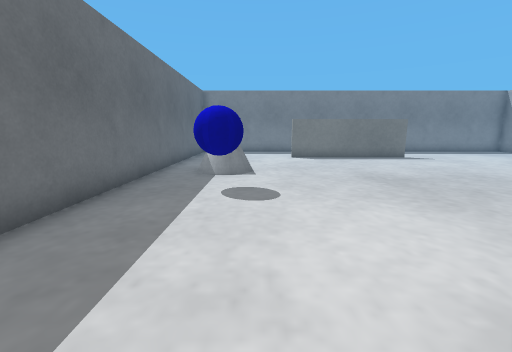
[1] (above)

14 first-person views from a walk through a Webots world. The camera is 0.07 m above the floor, tilts 10° down and sees 90° across. The floor is counted in squares, 0.05 m on a side. Each view is taken from the middle of a square. On the plan, view 1 faces up. The plan holds only what a view shows up to about 13 squares ahead; the rest is blank. The robots in the file are not drawn. Webots' stock objects and surfaces are drawn as simple stand-ins.

[2]
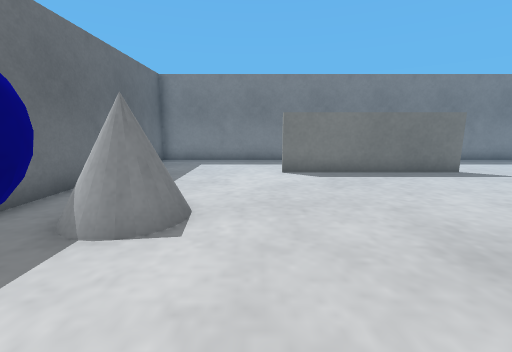

[3]
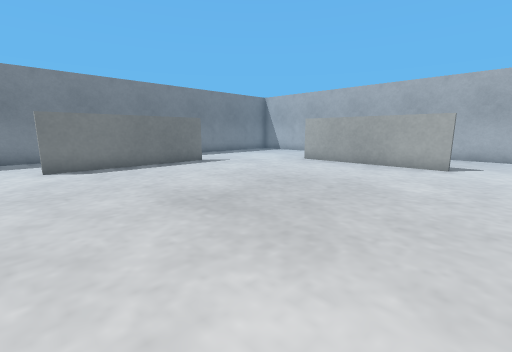

[4]
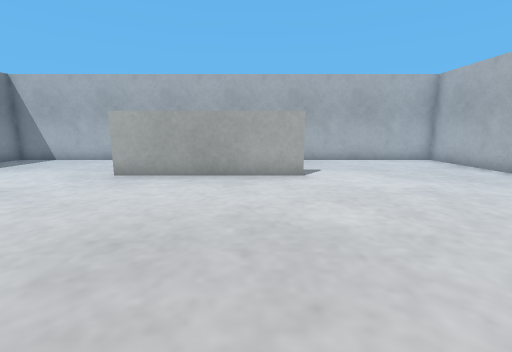

[5]
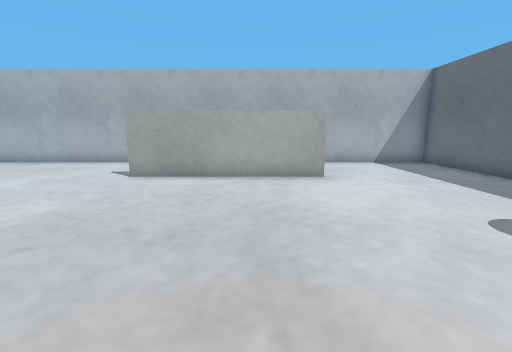

[6]
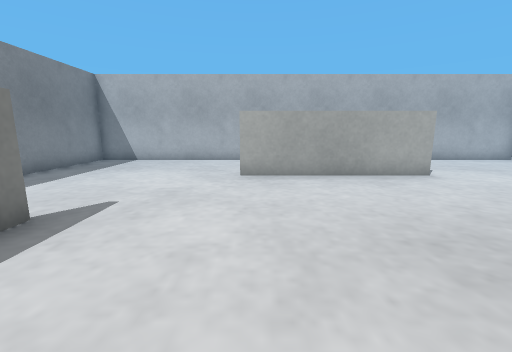

[7]
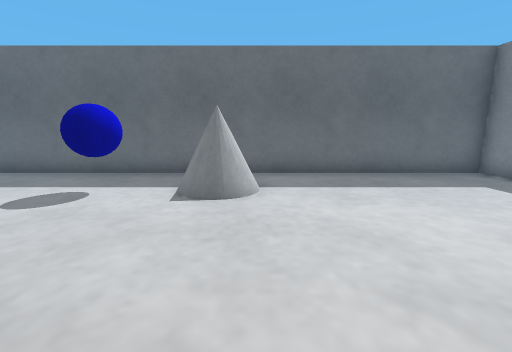

[8]
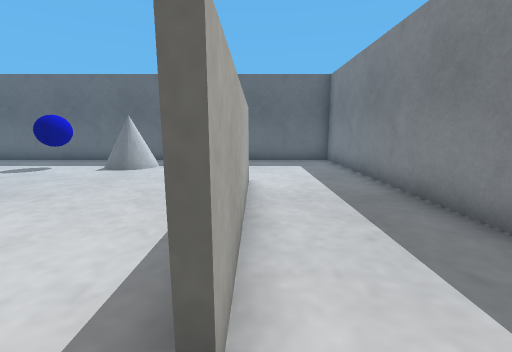

[9]
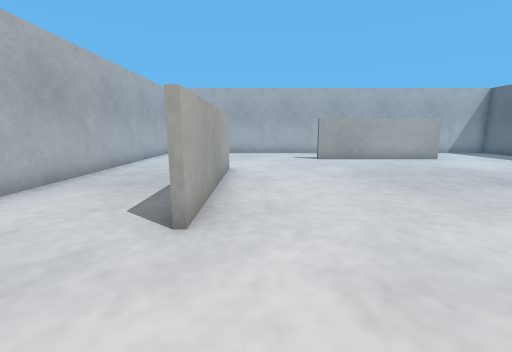

[10]
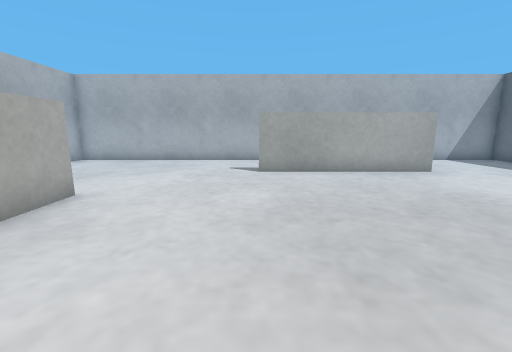

[11]
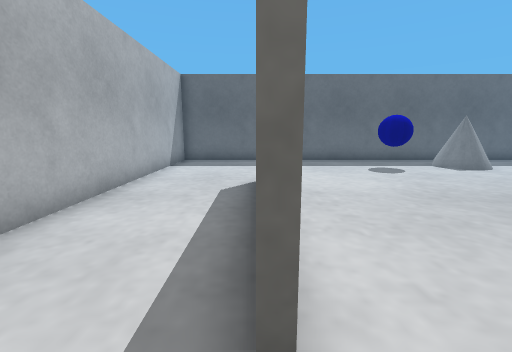

[12]
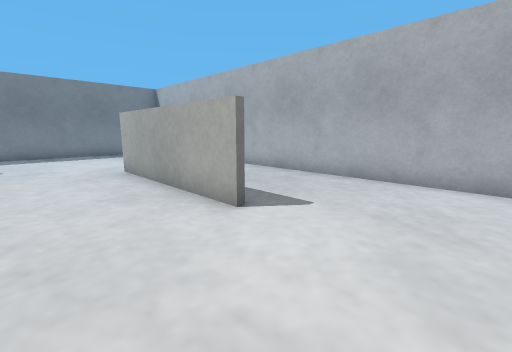

[13]
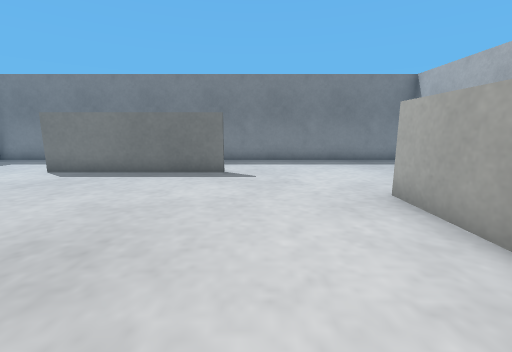

[14]
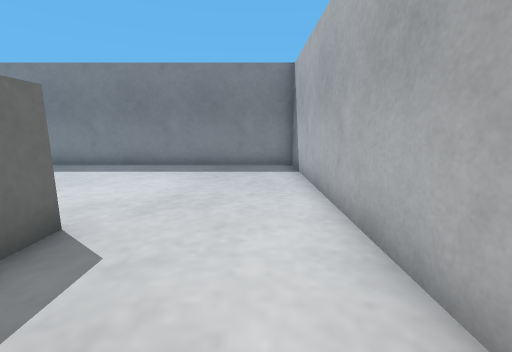

### Floor plan
Points are (right, up) in squares from view 1. A wall is a line through its corners. A room is listed if a view was taken in it or the views show most of it. See-through windows are left out.
Room 1 (views 1, 2, 3, 4, 5, 6, 7, 8, 9, 10, 11, 12, 13, 14)
walls: (8, 13.6) (1.9, 13.6); (12.2, 10.5) (12.2, 9.6); (2.2, 13.8) (8, 13.8); (12, 4.4) (12, 10.5); (1.9, 1.2) (8, 1.2); (-3.5, 17.5) (-3.5, -2.5) (16.5, -2.5) (16.5, 17.5) (-3.5, 17.5)
objects: white cone (-2, 8) to (0, 10); blue ball (-1, 6) to (0, 7)

Positions as (right, up) in squares from view 1, and headings:
1: (0, 0), facing up
2: (1, 5), facing up
3: (1, 3), facing up-right
4: (4, 6), facing right
5: (4, 9), facing down
6: (4, 10), facing right
7: (5, 10), facing left
8: (9, 14), facing left
9: (11, 14), facing down
10: (8, 10), facing down
11: (9, 1), facing left
12: (9, 1), facing up-right
13: (9, 5), facing up
14: (15, 7), facing up
